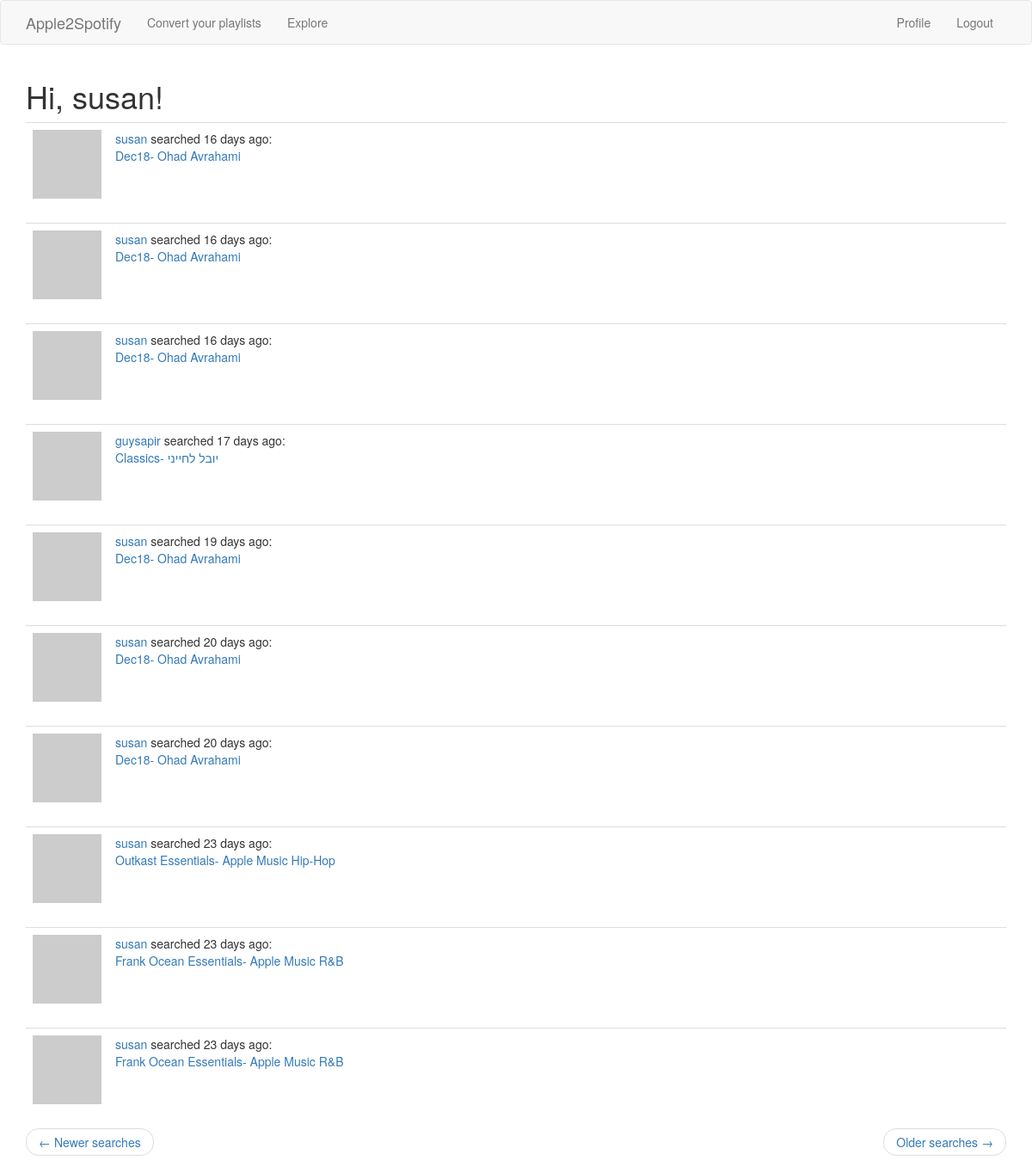
Screenshot of /explore?page=2 (signed in) with the database file from the repository.
### app/models.py (models this page shows, shortened)
class User(UserMixin, db.Model):
    id = db.Column(db.Integer, primary_key=True)
    username = db.Column(db.String(32), index=True, unique=True)
    email = db.Column(db.String(120), index=True, unique=True)
    password_hash = db.Column(db.String(128))
    searches = db.relationship('Search', backref='author', lazy='dynamic')
    followed = db.relationship(
        'User', secondary=followers,
        primaryjoin=(followers.c.follower_id == id),
        secondaryjoin=(followers.c.followed_id == id),
        backref=db.backref('followers', lazy='dynamic'), lazy='dynamic')
    def avatar(self, size):
        digest = md5(self.email.lower().encode('utf-8')).hexdigest()
        return 'https://www.gravatar.com/avatar/{}?d=identicon&s={}'.format(
            digest, size)

class Search(db.Model):
    id = db.Column(db.Integer, primary_key=True)
    spusername = db.Column(db.String(100), index=False, unique=False)
    playlist = db.Column(db.String(120), index=False, unique=False)
    playlistname = db.Column(db.String(120), index=False, unique=False)
    user_id = db.Column(db.Integer, db.ForeignKey('user.id'))
    timestamp = db.Column(db.DateTime, index=True, default=datetime.utcnow)

### app/routes.py (the view)
@app.route('/explore')
@login_required
def explore():
    page = request.args.get('page', 1, type=int)
    searches = Search.query.order_by(Search.timestamp.desc()).paginate(
        page, app.config['SEARCHES_PER_PAGE'], False)
    next_url = url_for('explore', page=searches.next_num) \
        if searches.has_next else None
    prev_url = url_for('explore', page=searches.prev_num) \
        if searches.has_prev else None
    return render_template("index.html", title='Explore', searches=searches.items,
                           next_url=next_url, prev_url=prev_url)

### app/models.py (called while the page is built)
@login.user_loader
def load_user(id):
    return User.query.get(int(id))

### app/templates/index.html (shortened to what this page needs)
{% extends "base.html" %}
{% import 'bootstrap/wtf.html' as wtf %}
{% block app_content %}
    <h1>Hi, {{ current_user.username }}!</h1>
	{% for search in searches %}
		{% include '_search.html' %}
    {% endfor %}
	<nav aria-label="...">
        <ul class="pager">
            <li class="previous{% if not prev_url %} disabled{% endif %}">
                <a href="{{ prev_url or '#' }}">
                    <span aria-hidden="true">&larr;</span> Newer searches
                </a>
            </li>
            <li class="next{% if not next_url %} disabled{% endif %}">
                <a href="{{ next_url or '#' }}">
                    Older searches <span aria-hidden="true">&rarr;</span>
                </a>
            </li>
        </ul>
    </nav>
{% endblock %}

### app/templates/_search.html
<table class="table table-hover">
        <tr>
            <td width="70px">
                <a href="{{ url_for('user', username=search.author.username) }}">
                    <img src="{{ search.author.avatar(70) }}" />
                </a>
            </td>
            <td>
                <a href="{{ url_for('user', username=search.author.username) }}">
				{{ search.author.username }}</a>
                searched {{ moment(search.timestamp).fromNow() }}:
                <br>
                <a href="{{ search.playlist }}">{{ search.playlistname }}</a>
            </td>
        </tr>
    </table>

### rows the page displays
User: username "susan"
Search: author.username "susan", timestamp "16 days ago", playlistname "Dec18- Ohad Avrahami"
Search: author.username "susan", timestamp "16 days ago", playlistname "Dec18- Ohad Avrahami"
Search: author.username "susan", timestamp "16 days ago", playlistname "Dec18- Ohad Avrahami"
Search: author.username "guysapir", timestamp "17 days ago", playlistname "Classics- יובל לחייני"
Search: author.username "susan", timestamp "19 days ago", playlistname "Dec18- Ohad Avrahami"
Search: author.username "susan", timestamp "20 days ago", playlistname "Dec18- Ohad Avrahami"
Search: author.username "susan", timestamp "20 days ago", playlistname "Dec18- Ohad Avrahami"
Search: author.username "susan", timestamp "23 days ago", playlistname "Outkast Essentials- Apple Music Hip-Hop"
Search: author.username "susan", timestamp "23 days ago", playlistname "Frank Ocean Essentials- Apple Music R&B"
Search: author.username "susan", timestamp "23 days ago", playlistname "Frank Ocean Essentials- Apple Music R&B"
